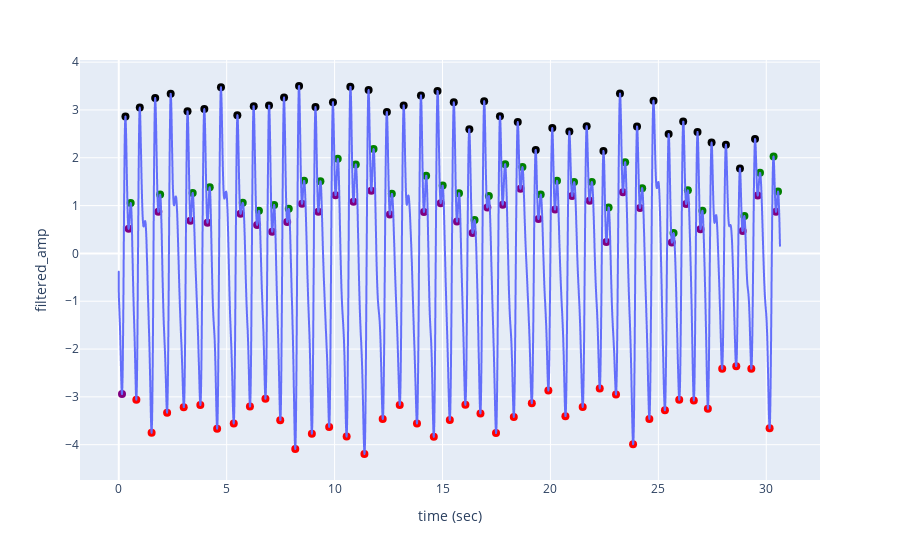

Write notebook code for a chart like this one.
### Code cell
fig = px.line(df, x='time (sec)', y=y_col)

for i in range(len(peaks[0])):
    fig.add_trace(go.Scatter(
    x=[df['time (sec)'].iloc[peaks[0][i]]],
    y=[df[y_col].iloc[peaks[0][i]]],
    mode='markers',
    marker=dict(color='black', size=8),
))
    
for i in range(len(neg_peaks[0])):
    fig.add_trace(go.Scatter(
    x=[df['time (sec)'].iloc[neg_peaks[0][i]]],
    y=[df[y_col].iloc[neg_peaks[0][i]]],
    mode='markers',
    marker=dict(color='red', size=8),
)) 
    
for i in range(len(dicrotic_peaks)):
    fig.add_trace(go.Scatter(
    x=[df['time (sec)'].iloc[dicrotic_peaks[i]]],
    y=[df[y_col].iloc[dicrotic_peaks[i]]],
    mode='markers',
    marker=dict(color='green', size=8),
)) 
        
for i in range(len(neg_dicrotic_peaks)):
    fig.add_trace(go.Scatter(
    x=[df['time (sec)'].iloc[neg_dicrotic_peaks[i]]],
    y=[df[y_col].iloc[neg_dicrotic_peaks[i]]],
    mode='markers',
    marker=dict(color='purple', size=8),
)) 
    
fig.update_layout(showlegend=False)
fig.show()

### Figure 1 — Plotly figure (JSON) as saved in the notebook; plotly's stock layout.template omitted (floating-point values rounded to 4 significant figures; data arrays with more than 128 entries replaced by an {"elided": "..."} marker saying what was removed)
{"data": [{"hovertemplate": "time (sec)=%{x}<br>filtered_amp=%{y}<extra></extra>", "legendgroup": "", "line": {"color": "#636efa", "dash": "solid"}, "marker": {"symbol": "circle"}, "mode": "lines", "name": "", "showlegend": false, "type": "scattergl", "x": {"elided": "2786 float values"}, "xaxis": "x", "y": {"elided": "2786 float values"}, "yaxis": "y"}, {"marker": {"color": "black", "size": 8}, "mode": "markers", "type": "scatter", "x": [0.31], "y": [2.862]}, {"marker": {"color": "black", "size": 8}, "mode": "markers", "type": "scatter", "x": [0.974], "y": [3.05]}, {"marker": {"color": "black", "size": 8}, "mode": "markers", "type": "scatter", "x": [1.688], "y": [3.251]}, {"marker": {"color": "black", "size": 8}, "mode": "markers", "type": "scatter", "x": [2.406], "y": [3.339]}, {"marker": {"color": "black", "size": 8}, "mode": "markers", "type": "scatter", "x": [3.186], "y": [2.972]}, {"marker": {"color": "black", "size": 8}, "mode": "markers", "type": "scatter", "x": [3.965], "y": [3.019]}, {"marker": {"color": "black", "size": 8}, "mode": "markers", "type": "scatter", "x": [4.736], "y": [3.476]}, {"marker": {"color": "black", "size": 8}, "mode": "markers", "type": "scatter", "x": [5.494], "y": [2.891]}, {"marker": {"color": "black", "size": 8}, "mode": "markers", "type": "scatter", "x": [6.254], "y": [3.08]}, {"marker": {"color": "black", "size": 8}, "mode": "markers", "type": "scatter", "x": [6.961], "y": [3.092]}, {"marker": {"color": "black", "size": 8}, "mode": "markers", "type": "scatter", "x": [7.658], "y": [3.261]}, {"marker": {"color": "black", "size": 8}, "mode": "markers", "type": "scatter", "x": [8.354], "y": [3.501]}, {"marker": {"color": "black", "size": 8}, "mode": "markers", "type": "scatter", "x": [9.114], "y": [3.06]}, {"marker": {"color": "black", "size": 8}, "mode": "markers", "type": "scatter", "x": [9.925], "y": [3.163]}, {"marker": {"color": "black", "size": 8}, "mode": "markers", "type": "scatter", "x": [10.73], "y": [3.484]}, {"marker": {"color": "black", "size": 8}, "mode": "markers", "type": "scatter", "x": [11.58], "y": [3.417]}, {"marker": {"color": "black", "size": 8}, "mode": "markers", "type": "scatter", "x": [12.42], "y": [2.957]}, {"marker": {"color": "black", "size": 8}, "mode": "markers", "type": "scatter", "x": [13.2], "y": [3.095]}, {"marker": {"color": "black", "size": 8}, "mode": "markers", "type": "scatter", "x": [14.0], "y": [3.305]}, {"marker": {"color": "black", "size": 8}, "mode": "markers", "type": "scatter", "x": [14.77], "y": [3.397]}, {"marker": {"color": "black", "size": 8}, "mode": "markers", "type": "scatter", "x": [15.52], "y": [3.161]}, {"marker": {"color": "black", "size": 8}, "mode": "markers", "type": "scatter", "x": [16.24], "y": [2.596]}, {"marker": {"color": "black", "size": 8}, "mode": "markers", "type": "scatter", "x": [16.93], "y": [3.184]}, {"marker": {"color": "black", "size": 8}, "mode": "markers", "type": "scatter", "x": [17.66], "y": [2.866]}, {"marker": {"color": "black", "size": 8}, "mode": "markers", "type": "scatter", "x": [18.49], "y": [2.747]}, {"marker": {"color": "black", "size": 8}, "mode": "markers", "type": "scatter", "x": [19.32], "y": [2.164]}, {"marker": {"color": "black", "size": 8}, "mode": "markers", "type": "scatter", "x": [20.09], "y": [2.622]}, {"marker": {"color": "black", "size": 8}, "mode": "markers", "type": "scatter", "x": [20.88], "y": [2.551]}, {"marker": {"color": "black", "size": 8}, "mode": "markers", "type": "scatter", "x": [21.68], "y": [2.661]}, {"marker": {"color": "black", "size": 8}, "mode": "markers", "type": "scatter", "x": [22.45], "y": [2.144]}, {"marker": {"color": "black", "size": 8}, "mode": "markers", "type": "scatter", "x": [23.22], "y": [3.343]}, {"marker": {"color": "black", "size": 8}, "mode": "markers", "type": "scatter", "x": [24.01], "y": [2.656]}, {"marker": {"color": "black", "size": 8}, "mode": "markers", "type": "scatter", "x": [24.78], "y": [3.195]}, {"marker": {"color": "black", "size": 8}, "mode": "markers", "type": "scatter", "x": [25.48], "y": [2.497]}, {"marker": {"color": "black", "size": 8}, "mode": "markers", "type": "scatter", "x": [26.15], "y": [2.756]}, {"marker": {"color": "black", "size": 8}, "mode": "markers", "type": "scatter", "x": [26.81], "y": [2.54]}, {"marker": {"color": "black", "size": 8}, "mode": "markers", "type": "scatter", "x": [27.47], "y": [2.318]}, {"marker": {"color": "black", "size": 8}, "mode": "markers", "type": "scatter", "x": [28.13], "y": [2.275]}, {"marker": {"color": "black", "size": 8}, "mode": "markers", "type": "scatter", "x": [28.78], "y": [1.778]}, {"marker": {"color": "black", "size": 8}, "mode": "markers", "type": "scatter", "x": [29.48], "y": [2.392]}, {"marker": {"color": "red", "size": 8}, "mode": "markers", "type": "scatter", "x": [0.815], "y": [-3.06]}, {"marker": {"color": "red", "size": 8}, "mode": "markers", "type": "scatter", "x": [1.522], "y": [-3.752]}, {"marker": {"color": "red", "size": 8}, "mode": "markers", "type": "scatter", "x": [2.24], "y": [-3.331]}, {"marker": {"color": "red", "size": 8}, "mode": "markers", "type": "scatter", "x": [3.009], "y": [-3.216]}, {"marker": {"color": "red", "size": 8}, "mode": "markers", "type": "scatter", "x": [3.779], "y": [-3.171]}, {"marker": {"color": "red", "size": 8}, "mode": "markers", "type": "scatter", "x": [4.558], "y": [-3.667]}, {"marker": {"color": "red", "size": 8}, "mode": "markers", "type": "scatter", "x": [5.328], "y": [-3.557]}, {"marker": {"color": "red", "size": 8}, "mode": "markers", "type": "scatter", "x": [6.077], "y": [-3.203]}, {"marker": {"color": "red", "size": 8}, "mode": "markers", "type": "scatter", "x": [6.795], "y": [-3.04]}, {"marker": {"color": "red", "size": 8}, "mode": "markers", "type": "scatter", "x": [7.481], "y": [-3.488]}, {"marker": {"color": "red", "size": 8}, "mode": "markers", "type": "scatter", "x": [8.178], "y": [-4.09]}, {"marker": {"color": "red", "size": 8}, "mode": "markers", "type": "scatter", "x": [8.947], "y": [-3.771]}, {"marker": {"color": "red", "size": 8}, "mode": "markers", "type": "scatter", "x": [9.748], "y": [-3.628]}, {"marker": {"color": "red", "size": 8}, "mode": "markers", "type": "scatter", "x": [10.56], "y": [-3.831]}, {"marker": {"color": "red", "size": 8}, "mode": "markers", "type": "scatter", "x": [11.38], "y": [-4.195]}, {"marker": {"color": "red", "size": 8}, "mode": "markers", "type": "scatter", "x": [12.23], "y": [-3.465]}, {"marker": {"color": "red", "size": 8}, "mode": "markers", "type": "scatter", "x": [13.02], "y": [-3.169]}, {"marker": {"color": "red", "size": 8}, "mode": "markers", "type": "scatter", "x": [13.82], "y": [-3.557]}, {"marker": {"color": "red", "size": 8}, "mode": "markers", "type": "scatter", "x": [14.6], "y": [-3.837]}, {"marker": {"color": "red", "size": 8}, "mode": "markers", "type": "scatter", "x": [15.34], "y": [-3.483]}, {"marker": {"color": "red", "size": 8}, "mode": "markers", "type": "scatter", "x": [16.06], "y": [-3.166]}, {"marker": {"color": "red", "size": 8}, "mode": "markers", "type": "scatter", "x": [16.76], "y": [-3.345]}, {"marker": {"color": "red", "size": 8}, "mode": "markers", "type": "scatter", "x": [17.48], "y": [-3.758]}, {"marker": {"color": "red", "size": 8}, "mode": "markers", "type": "scatter", "x": [18.3], "y": [-3.42]}, {"marker": {"color": "red", "size": 8}, "mode": "markers", "type": "scatter", "x": [19.14], "y": [-3.134]}, {"marker": {"color": "red", "size": 8}, "mode": "markers", "type": "scatter", "x": [19.9], "y": [-2.867]}, {"marker": {"color": "red", "size": 8}, "mode": "markers", "type": "scatter", "x": [20.69], "y": [-3.403]}, {"marker": {"color": "red", "size": 8}, "mode": "markers", "type": "scatter", "x": [21.49], "y": [-3.214]}, {"marker": {"color": "red", "size": 8}, "mode": "markers", "type": "scatter", "x": [22.28], "y": [-2.825]}, {"marker": {"color": "red", "size": 8}, "mode": "markers", "type": "scatter", "x": [23.04], "y": [-2.951]}, {"marker": {"color": "red", "size": 8}, "mode": "markers", "type": "scatter", "x": [23.83], "y": [-3.991]}, {"marker": {"color": "red", "size": 8}, "mode": "markers", "type": "scatter", "x": [24.58], "y": [-3.461]}, {"marker": {"color": "red", "size": 8}, "mode": "markers", "type": "scatter", "x": [25.3], "y": [-3.28]}, {"marker": {"color": "red", "size": 8}, "mode": "markers", "type": "scatter", "x": [25.97], "y": [-3.062]}, {"marker": {"color": "red", "size": 8}, "mode": "markers", "type": "scatter", "x": [26.64], "y": [-3.074]}, {"marker": {"color": "red", "size": 8}, "mode": "markers", "type": "scatter", "x": [27.29], "y": [-3.249]}, {"marker": {"color": "red", "size": 8}, "mode": "markers", "type": "scatter", "x": [27.96], "y": [-2.415]}, {"marker": {"color": "red", "size": 8}, "mode": "markers", "type": "scatter", "x": [28.61], "y": [-2.36]}, {"marker": {"color": "red", "size": 8}, "mode": "markers", "type": "scatter", "x": [29.31], "y": [-2.411]}, {"marker": {"color": "red", "size": 8}, "mode": "markers", "type": "scatter", "x": [30.15], "y": [-3.658]}, {"marker": {"color": "green", "size": 8}, "mode": "markers", "type": "scatter", "x": [0.552], "y": [1.054]}, {"marker": {"color": "green", "size": 8}, "mode": "markers", "type": "scatter", "x": [1.917], "y": [1.23]}, {"marker": {"color": "green", "size": 8}, "mode": "markers", "type": "scatter", "x": [3.425], "y": [1.266]}, {"marker": {"color": "green", "size": 8}, "mode": "markers", "type": "scatter", "x": [4.215], "y": [1.384]}, {"marker": {"color": "green", "size": 8}, "mode": "markers", "type": "scatter", "x": [5.744], "y": [1.059]}, {"marker": {"color": "green", "size": 8}, "mode": "markers", "type": "scatter", "x": [6.493], "y": [0.8909]}, {"marker": {"color": "green", "size": 8}, "mode": "markers", "type": "scatter", "x": [7.2], "y": [1.013]}, {"marker": {"color": "green", "size": 8}, "mode": "markers", "type": "scatter", "x": [7.876], "y": [0.9319]}, {"marker": {"color": "green", "size": 8}, "mode": "markers", "type": "scatter", "x": [8.584], "y": [1.519]}, {"marker": {"color": "green", "size": 8}, "mode": "markers", "type": "scatter", "x": [9.342], "y": [1.509]}, {"marker": {"color": "green", "size": 8}, "mode": "markers", "type": "scatter", "x": [10.14], "y": [1.98]}, {"marker": {"color": "green", "size": 8}, "mode": "markers", "type": "scatter", "x": [10.98], "y": [1.861]}, {"marker": {"color": "green", "size": 8}, "mode": "markers", "type": "scatter", "x": [11.8], "y": [2.182]}, {"marker": {"color": "green", "size": 8}, "mode": "markers", "type": "scatter", "x": [12.65], "y": [1.245]}, {"marker": {"color": "green", "size": 8}, "mode": "markers", "type": "scatter", "x": [14.24], "y": [1.625]}, {"marker": {"color": "green", "size": 8}, "mode": "markers", "type": "scatter", "x": [15.01], "y": [1.418]}, {"marker": {"color": "green", "size": 8}, "mode": "markers", "type": "scatter", "x": [15.76], "y": [1.26]}, {"marker": {"color": "green", "size": 8}, "mode": "markers", "type": "scatter", "x": [16.48], "y": [0.6996]}, {"marker": {"color": "green", "size": 8}, "mode": "markers", "type": "scatter", "x": [17.15], "y": [1.202]}, {"marker": {"color": "green", "size": 8}, "mode": "markers", "type": "scatter", "x": [17.9], "y": [1.866]}, {"marker": {"color": "green", "size": 8}, "mode": "markers", "type": "scatter", "x": [18.7], "y": [1.806]}, {"marker": {"color": "green", "size": 8}, "mode": "markers", "type": "scatter", "x": [19.55], "y": [1.23]}, {"marker": {"color": "green", "size": 8}, "mode": "markers", "type": "scatter", "x": [20.3], "y": [1.52]}, {"marker": {"color": "green", "size": 8}, "mode": "markers", "type": "scatter", "x": [21.09], "y": [1.491]}, {"marker": {"color": "green", "size": 8}, "mode": "markers", "type": "scatter", "x": [21.92], "y": [1.493]}, {"marker": {"color": "green", "size": 8}, "mode": "markers", "type": "scatter", "x": [22.7], "y": [0.9625]}, {"marker": {"color": "green", "size": 8}, "mode": "markers", "type": "scatter", "x": [23.46], "y": [1.909]}, {"marker": {"color": "green", "size": 8}, "mode": "markers", "type": "scatter", "x": [24.25], "y": [1.365]}, {"marker": {"color": "green", "size": 8}, "mode": "markers", "type": "scatter", "x": [25.7], "y": [0.4263]}, {"marker": {"color": "green", "size": 8}, "mode": "markers", "type": "scatter", "x": [26.37], "y": [1.321]}, {"marker": {"color": "green", "size": 8}, "mode": "markers", "type": "scatter", "x": [27.04], "y": [0.8926]}, {"marker": {"color": "green", "size": 8}, "mode": "markers", "type": "scatter", "x": [28.99], "y": [0.7817]}, {"marker": {"color": "green", "size": 8}, "mode": "markers", "type": "scatter", "x": [29.71], "y": [1.686]}, {"marker": {"color": "green", "size": 8}, "mode": "markers", "type": "scatter", "x": [30.34], "y": [2.027]}, {"marker": {"color": "green", "size": 8}, "mode": "markers", "type": "scatter", "x": [30.54], "y": [1.295]}, {"marker": {"color": "purple", "size": 8}, "mode": "markers", "type": "scatter", "x": [0.15], "y": [-2.941]}, {"marker": {"color": "purple", "size": 8}, "mode": "markers", "type": "scatter", "x": [0.459], "y": [0.5133]}, {"marker": {"color": "purple", "size": 8}, "mode": "markers", "type": "scatter", "x": [1.833], "y": [0.8696]}, {"marker": {"color": "purple", "size": 8}, "mode": "markers", "type": "scatter", "x": [3.321], "y": [0.6813]}, {"marker": {"color": "purple", "size": 8}, "mode": "markers", "type": "scatter", "x": [4.112], "y": [0.6415]}, {"marker": {"color": "purple", "size": 8}, "mode": "markers", "type": "scatter", "x": [5.641], "y": [0.8275]}, {"marker": {"color": "purple", "size": 8}, "mode": "markers", "type": "scatter", "x": [6.41], "y": [0.5962]}, {"marker": {"color": "purple", "size": 8}, "mode": "markers", "type": "scatter", "x": [7.107], "y": [0.4544]}, {"marker": {"color": "purple", "size": 8}, "mode": "markers", "type": "scatter", "x": [7.803], "y": [0.6568]}, {"marker": {"color": "purple", "size": 8}, "mode": "markers", "type": "scatter", "x": [8.489], "y": [1.038]}, {"marker": {"color": "purple", "size": 8}, "mode": "markers", "type": "scatter", "x": [9.249], "y": [0.871]}, {"marker": {"color": "purple", "size": 8}, "mode": "markers", "type": "scatter", "x": [10.04], "y": [1.218]}, {"marker": {"color": "purple", "size": 8}, "mode": "markers", "type": "scatter", "x": [10.88], "y": [1.078]}, {"marker": {"color": "purple", "size": 8}, "mode": "markers", "type": "scatter", "x": [11.7], "y": [1.31]}, {"marker": {"color": "purple", "size": 8}, "mode": "markers", "type": "scatter", "x": [12.56], "y": [0.8157]}, {"marker": {"color": "purple", "size": 8}, "mode": "markers", "type": "scatter", "x": [14.14], "y": [0.8677]}, {"marker": {"color": "purple", "size": 8}, "mode": "markers", "type": "scatter", "x": [14.92], "y": [1.049]}, {"marker": {"color": "purple", "size": 8}, "mode": "markers", "type": "scatter", "x": [15.67], "y": [0.6661]}, {"marker": {"color": "purple", "size": 8}, "mode": "markers", "type": "scatter", "x": [16.39], "y": [0.4263]}, {"marker": {"color": "purple", "size": 8}, "mode": "markers", "type": "scatter", "x": [17.08], "y": [0.9605]}, {"marker": {"color": "purple", "size": 8}, "mode": "markers", "type": "scatter", "x": [17.79], "y": [1.019]}, {"marker": {"color": "purple", "size": 8}, "mode": "markers", "type": "scatter", "x": [18.61], "y": [1.352]}, {"marker": {"color": "purple", "size": 8}, "mode": "markers", "type": "scatter", "x": [19.45], "y": [0.7184]}, {"marker": {"color": "purple", "size": 8}, "mode": "markers", "type": "scatter", "x": [20.21], "y": [0.9179]}, {"marker": {"color": "purple", "size": 8}, "mode": "markers", "type": "scatter", "x": [21.0], "y": [1.199]}, {"marker": {"color": "purple", "size": 8}, "mode": "markers", "type": "scatter", "x": [21.82], "y": [1.104]}, {"marker": {"color": "purple", "size": 8}, "mode": "markers", "type": "scatter", "x": [22.59], "y": [0.2372]}, {"marker": {"color": "purple", "size": 8}, "mode": "markers", "type": "scatter", "x": [23.36], "y": [1.28]}, {"marker": {"color": "purple", "size": 8}, "mode": "markers", "type": "scatter", "x": [24.15], "y": [0.9483]}, {"marker": {"color": "purple", "size": 8}, "mode": "markers", "type": "scatter", "x": [25.62], "y": [0.2259]}, {"marker": {"color": "purple", "size": 8}, "mode": "markers", "type": "scatter", "x": [26.29], "y": [1.032]}, {"marker": {"color": "purple", "size": 8}, "mode": "markers", "type": "scatter", "x": [26.95], "y": [0.5049]}, {"marker": {"color": "purple", "size": 8}, "mode": "markers", "type": "scatter", "x": [28.91], "y": [0.469]}, {"marker": {"color": "purple", "size": 8}, "mode": "markers", "type": "scatter", "x": [29.61], "y": [1.209]}, {"marker": {"color": "purple", "size": 8}, "mode": "markers", "type": "scatter", "x": [30.45], "y": [0.8689]}], "layout": {"legend": {"tracegroupgap": 0}, "margin": {"t": 60}, "showlegend": false, "xaxis": {"anchor": "y", "domain": [0, 1], "title": {"text": "time (sec)"}}, "yaxis": {"anchor": "x", "domain": [0, 1], "title": {"text": "filtered_amp"}}}}
